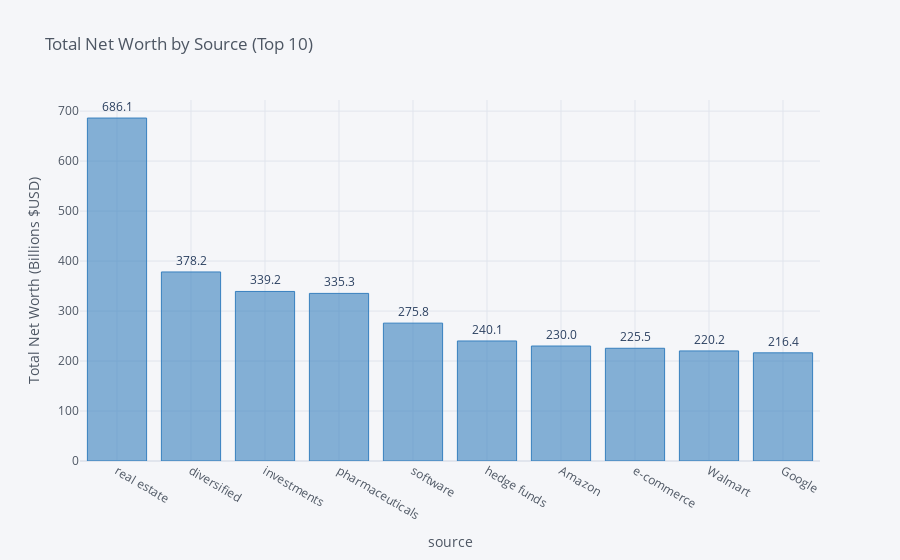

The cell this chart's notebook holds for it:
### Markdown cell above
**Total Net Worth by Source**

### Code cell
total_worth_by_source = plot_networth_group("source")
display(total_worth_by_source)

### Figure 1 — Plotly figure (JSON) as saved in the notebook; plotly's stock layout.template omitted (floating-point values rounded to 4 significant figures)
{"data": [{"marker": {"color": "rgba(55, 128, 191, 0.6)", "line": {"color": "rgba(55, 128, 191, 1.0)", "width": 1}}, "name": "networth", "orientation": "v", "text": ["686.1", "378.2", "339.2", "335.3", "275.8", "240.1", "230.0", "225.5", "220.2", "216.4"], "textposition": "outside", "type": "bar", "x": ["real estate", "diversified", "investments", "pharmaceuticals", "software", "hedge funds", "Amazon", "e-commerce", "Walmart", "Google"], "y": [686.1, 378.2, 339.2, 335.3, 275.8, 240.1, 230, 225.5, 220.2, 216.4]}], "layout": {"legend": {"bgcolor": "#F5F6F9", "font": {"color": "#4D5663"}}, "paper_bgcolor": "#F5F6F9", "plot_bgcolor": "#F5F6F9", "title": {"font": {"color": "#4D5663"}, "text": "Total Net Worth by Source (Top 10)"}, "xaxis": {"gridcolor": "#E1E5ED", "showgrid": true, "tickfont": {"color": "#4D5663"}, "title": {"font": {"color": "#4D5663"}, "text": "source"}, "zerolinecolor": "#E1E5ED"}, "yaxis": {"gridcolor": "#E1E5ED", "showgrid": true, "tickfont": {"color": "#4D5663"}, "title": {"font": {"color": "#4D5663"}, "text": "Total Net Worth (Billions $USD)"}, "zerolinecolor": "#E1E5ED"}}}
